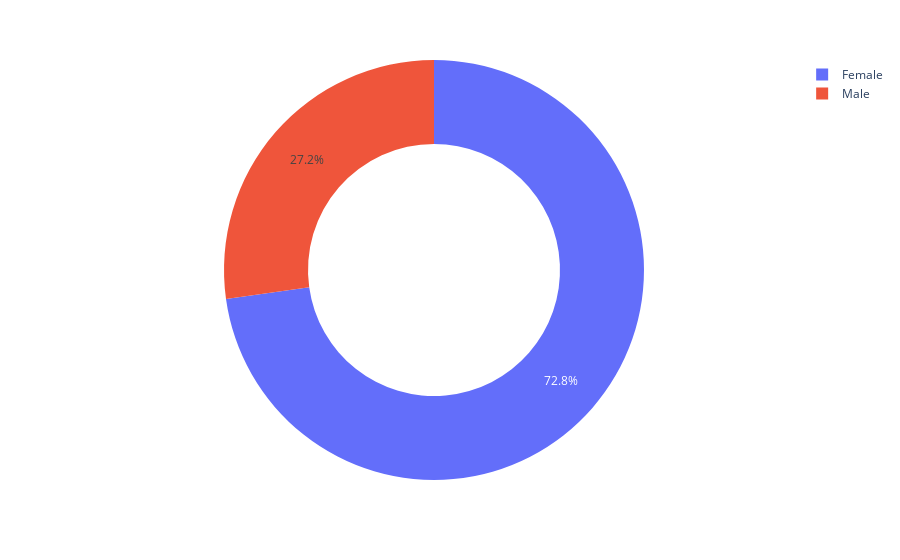

The cell this chart's notebook holds for it:
### Code cell
fig = px.pie(
    pd.DataFrame(dados.get('gender').value_counts(dropna = False)).reset_index().rename(columns = {'index':'gender','gender':'count'}),
    values='count',
    names='gender',
    hole= 0.6)
fig.show()

### Figure 1 — Plotly figure (JSON) as saved in the notebook; plotly's stock layout.template omitted (floating-point values rounded to 4 significant figures)
{"data": [{"domain": {"x": [0, 1], "y": [0, 1]}, "hole": 0.6, "hoverlabel": {"namelength": 0}, "hovertemplate": "gender=%{label}<br>count=%{value}", "labels": ["Female", "Male"], "legendgroup": "", "name": "", "showlegend": true, "type": "pie", "values": [35506, 13267]}], "layout": {"legend": {"tracegroupgap": 0}, "margin": {"t": 60}}}
